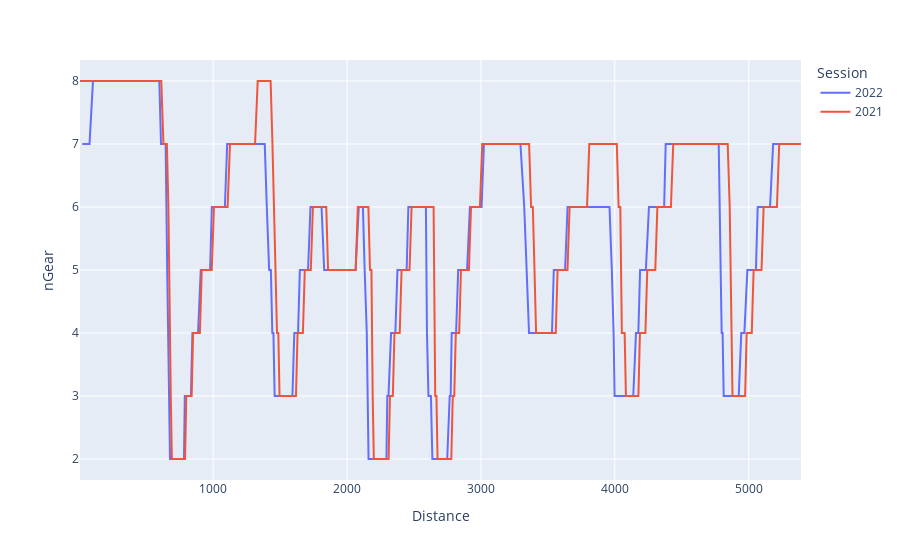

Here is the notebook cell this chart was saved with:
### Code cell
fig = px.line(perez, "Distance", "nGear", color="Session")
fig.show()

### Figure 1 — Plotly figure (JSON) as saved in the notebook; plotly's stock layout.template omitted (floating-point values rounded to 4 significant figures; data arrays with more than 128 entries replaced by an {"elided": "..."} marker saying what was removed)
{"data": [{"hovertemplate": "Session=2022<br>Distance=%{x}<br>nGear=%{y}<extra></extra>", "legendgroup": "2022", "line": {"color": "#636efa", "dash": "solid"}, "marker": {"symbol": "circle"}, "mode": "lines", "name": "2022", "orientation": "v", "showlegend": true, "type": "scatter", "x": {"elided": "356 float values"}, "xaxis": "x", "y": {"elided": "356 int values"}, "yaxis": "y"}, {"hovertemplate": "Session=2021<br>Distance=%{x}<br>nGear=%{y}<extra></extra>", "legendgroup": "2021", "line": {"color": "#EF553B", "dash": "solid"}, "marker": {"symbol": "circle"}, "mode": "lines", "name": "2021", "orientation": "v", "showlegend": true, "type": "scatter", "x": {"elided": "390 float values"}, "xaxis": "x", "y": {"elided": "390 int values"}, "yaxis": "y"}], "layout": {"legend": {"title": {"text": "Session"}, "tracegroupgap": 0}, "margin": {"t": 60}, "xaxis": {"anchor": "y", "domain": [0, 1], "title": {"text": "Distance"}}, "yaxis": {"anchor": "x", "domain": [0, 1], "title": {"text": "nGear"}}}}
